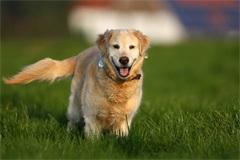
%> input picture ps0_matlab_Haoyang_Zeng/input/ps0-1-a-1.png, 240 x 160 px
$ octave ps0_3_a.m   (GNU Octave 9; MATLAB toolbox functions it lacks are replaced by stand-ins)
%> lines starting %> are read from the running program, lines starting %| are printed output that depends on the picture
F1 = imread('ps0-1-a-1.png');
%> F1 is the input picture: size 160x240x3 uint8; mean R, G, B 95.6, 95.9, 52.4
F2 = imread('ps0-1-a-2.png');
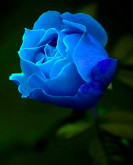
%> input picture ps0_matlab_Haoyang_Zeng/input/ps0-1-a-2.png, 133 x 165 px
%> F2 is the input picture: size 165x133x3 uint8; mean R, G, B 6.1, 47.1, 66.7
F1(:,:,1) = 0;
F1(:,:,3) = 0;
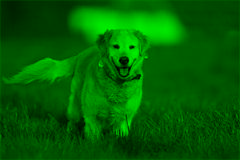
%> F1: size 160x240x3 uint8; mean R, G, B 0, 95.9, 0
F1_CUT = imcrop(F1,[70,30,99,99]);
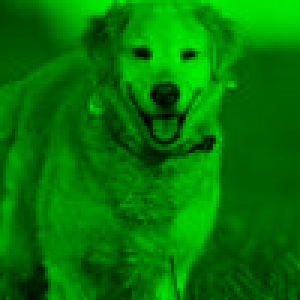
%> F1_CUT: size 100x100x3 uint8 (shown 3 times larger); mean R, G, B 0, 119.9, 0
R2 = F2(:,:,1);
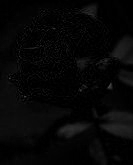
%> R2: size 165x133 uint8; min 0, max 72, mean 6.1
G2 = F2(:,:,2);
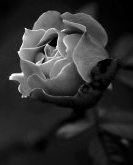
%> G2: size 165x133 uint8; min 0, max 255, mean 47.1
B2 = F2(:,:,3);
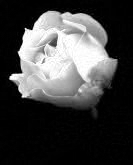
%> B2: size 165x133 uint8; min 0, max 255, mean 66.7
F2(:,:,1) = 0;
F2(:,:,3) = 0;
F2(32:131,16:115,2) = (F1_CUT(1:100,1:100,2) + F2(32:131,16:115,2))/2;
F2(:,:,1) = R2;
F2(:,:,3) = B2;
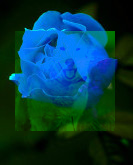
%> F2: size 165x133x3 uint8; mean R, G, B 6.1, 57.3, 66.7
imshow(F2), title('Green');
